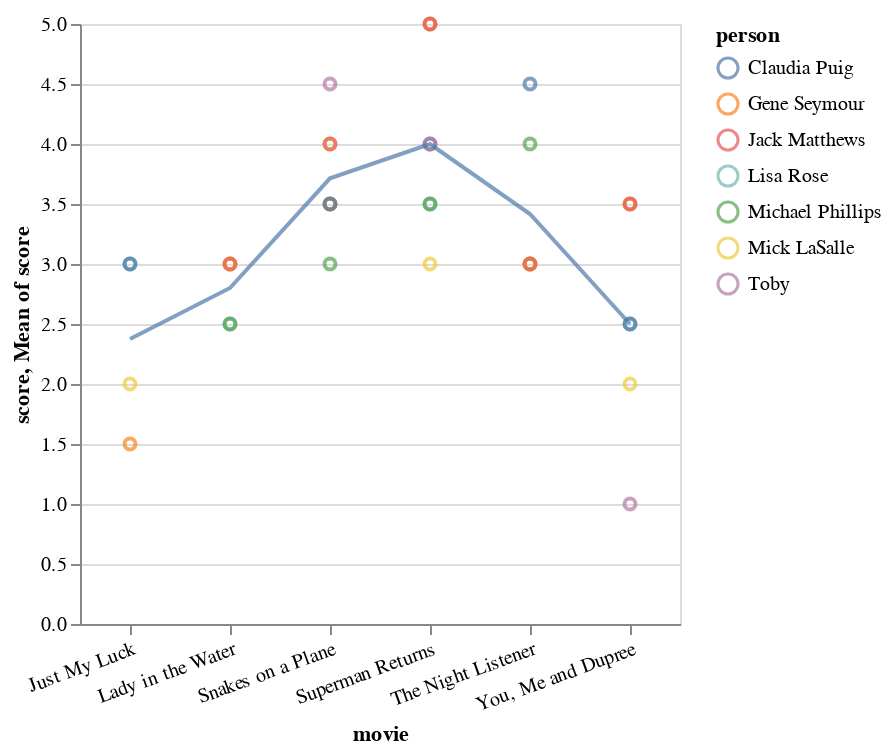

The notebook cell this image was saved under:
### Code cell
base = alt.Chart(critics_long_form).encode(
    alt.X('movie:N', axis=alt.Axis(labelAngle=-20))    
).properties(
    width=300
)
movie = base.mark_point().encode(
    alt.Y('score:Q'),
    color=alt.Color('person:N'),
    tooltip=['person', 'movie', 'score'],
)

line = base.mark_line(opacity=0.7).encode(
    alt.Y('mean(score):Q')
)
movie + line

### Figure 1 — Vega-Lite specification as saved in the notebook (floating-point values rounded to 4 significant figures)
{"$schema": "https://vega.github.io/schema/vega-lite/v2.6.0.json", "config": {"view": {"height": 300, "width": 400}}, "datasets": {"data-3c523aadcf62434b1cf46c3727b3824b": [{"movie": "Just My Luck", "person": "Lisa Rose", "score": 3}, {"movie": "Just My Luck", "person": "Gene Seymour", "score": 1.5}, {"movie": "Just My Luck", "person": "Michael Phillips", "score": null}, {"movie": "Just My Luck", "person": "Claudia Puig", "score": 3}, {"movie": "Just My Luck", "person": "Mick LaSalle", "score": 2}, {"movie": "Just My Luck", "person": "Jack Matthews", "score": null}, {"movie": "Just My Luck", "person": "Toby", "score": null}, {"movie": "Lady in the Water", "person": "Lisa Rose", "score": 2.5}, {"movie": "Lady in the Water", "person": "Gene Seymour", "score": 3}, {"movie": "Lady in the Water", "person": "Michael Phillips", "score": 2.5}, {"movie": "Lady in the Water", "person": "Claudia Puig", "score": null}, {"movie": "Lady in the Water", "person": "Mick LaSalle", "score": 3}, {"movie": "Lady in the Water", "person": "Jack Matthews", "score": 3}, {"movie": "Lady in the Water", "person": "Toby", "score": null}, {"movie": "Snakes on a Plane", "person": "Lisa Rose", "score": 3.5}, {"movie": "Snakes on a Plane", "person": "Gene Seymour", "score": 3.5}, {"movie": "Snakes on a Plane", "person": "Michael Phillips", "score": 3}, {"movie": "Snakes on a Plane", "person": "Claudia Puig", "score": 3.5}, {"movie": "Snakes on a Plane", "person": "Mick LaSalle", "score": 4}, {"movie": "Snakes on a Plane", "person": "Jack Matthews", "score": 4}, {"movie": "Snakes on a Plane", "person": "Toby", "score": 4.5}, {"movie": "Superman Returns", "person": "Lisa Rose", "score": 3.5}, {"movie": "Superman Returns", "person": "Gene Seymour", "score": 5}, {"movie": "Superman Returns", "person": "Michael Phillips", "score": 3.5}, {"movie": "Superman Returns", "person": "Claudia Puig", "score": 4}, {"movie": "Superman Returns", "person": "Mick LaSalle", "score": 3}, {"movie": "Superman Returns", "person": "Jack Matthews", "score": 5}, {"movie": "Superman Returns", "person": "Toby", "score": 4}, {"movie": "The Night Listener", "person": "Lisa Rose", "score": 3}, {"movie": "The Night Listener", "person": "Gene Seymour", "score": 3}, {"movie": "The Night Listener", "person": "Michael Phillips", "score": 4}, {"movie": "The Night Listener", "person": "Claudia Puig", "score": 4.5}, {"movie": "The Night Listener", "person": "Mick LaSalle", "score": 3}, {"movie": "The Night Listener", "person": "Jack Matthews", "score": 3}, {"movie": "The Night Listener", "person": "Toby", "score": null}, {"movie": "You, Me and Dupree", "person": "Lisa Rose", "score": 2.5}, {"movie": "You, Me and Dupree", "person": "Gene Seymour", "score": 3.5}, {"movie": "You, Me and Dupree", "person": "Michael Phillips", "score": null}, {"movie": "You, Me and Dupree", "person": "Claudia Puig", "score": 2.5}, {"movie": "You, Me and Dupree", "person": "Mick LaSalle", "score": 2}, {"movie": "You, Me and Dupree", "person": "Jack Matthews", "score": 3.5}, {"movie": "You, Me and Dupree", "person": "Toby", "score": 1}]}, "layer": [{"data": {"name": "data-3c523aadcf62434b1cf46c3727b3824b"}, "encoding": {"color": {"field": "person", "type": "nominal"}, "tooltip": [{"field": "person", "type": "nominal"}, {"field": "movie", "type": "nominal"}, {"field": "score", "type": "quantitative"}], "x": {"axis": {"labelAngle": -20}, "field": "movie", "type": "nominal"}, "y": {"field": "score", "type": "quantitative"}}, "mark": "point", "width": 300}, {"data": {"name": "data-3c523aadcf62434b1cf46c3727b3824b"}, "encoding": {"x": {"axis": {"labelAngle": -20}, "field": "movie", "type": "nominal"}, "y": {"aggregate": "mean", "field": "score", "type": "quantitative"}}, "mark": {"opacity": 0.7, "type": "line"}, "width": 300}]}
